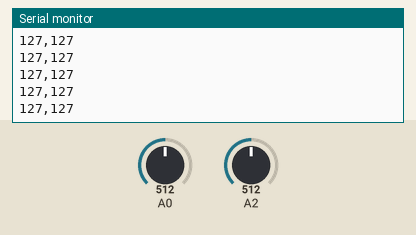
Simulated run of this sketch. Board: Arduino Uno, built with avr-gcc and run on an emulated ATmega328P. Parts: the last lines printed to the serial monitor. Inputs (shaded band) come from the test bench; at power-on: A0 = 512, A2 = 512.

Above: at 1.2 s.
1.3 s: A0 set to 716
At 2.3 s:
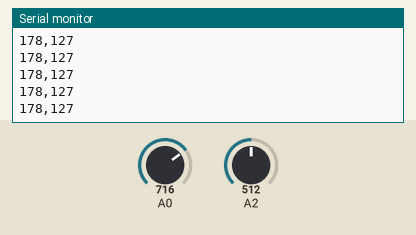
4.3 s: A2 set to 716
At 5.1 s:
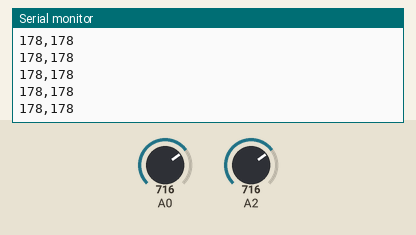
5.8 s: A0 set to 900
At 6.7 s:
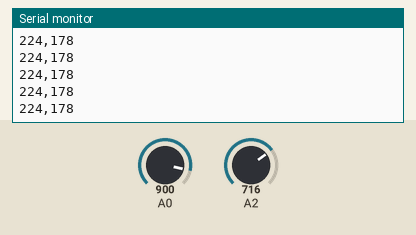
7.3 s: A2 set to 900
At 8.0 s:
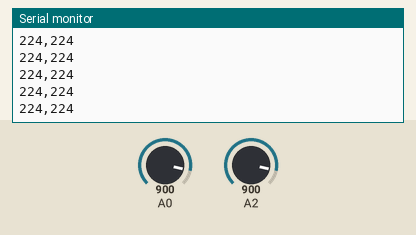
Timing chart, 0 to 9.8 s (numbered marks = the images above; inputs shaded):
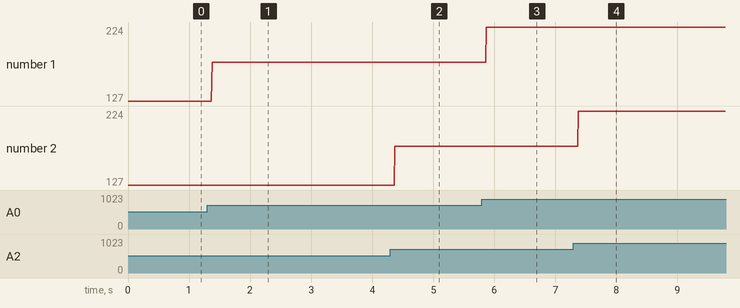

The sketch:

write_2_input.ino
```cpp
int pot1 = 0;
int pot2 =0;

void setup() {
  // put your setup code here, to run once:
  Serial.begin(9600);
}

void loop() {
  // put your main code here, to run repeatedly:
  pot1 = analogRead (A0);
  pot2 = analogRead (A2);

  // not required but nice to map
  int mappedPot1 = map(pot1 , 0, 1023, 0 ,255);
  int mappedPot2 = map(pot2 , 0, 1023, 0 ,255);


  Serial.print(mappedPot1);
  Serial.print(",");
  Serial.println(mappedPot2);


}
```

Measured:
- after the input at 1.3 s, the serial monitor: prints a new line after 0.08 s (image 1)
- after the input at 4.3 s, the serial monitor: prints a new line after 0.07 s (image 2)
- after the input at 5.8 s, the serial monitor: prints a new line after 0.07 s (image 3)
- after the input at 7.3 s, the serial monitor: prints a new line after 0.08 s (image 4)
- plotted number 1: 127 → 178 after the input at 1.3 s, 178 → 224 after the input at 5.8 s
